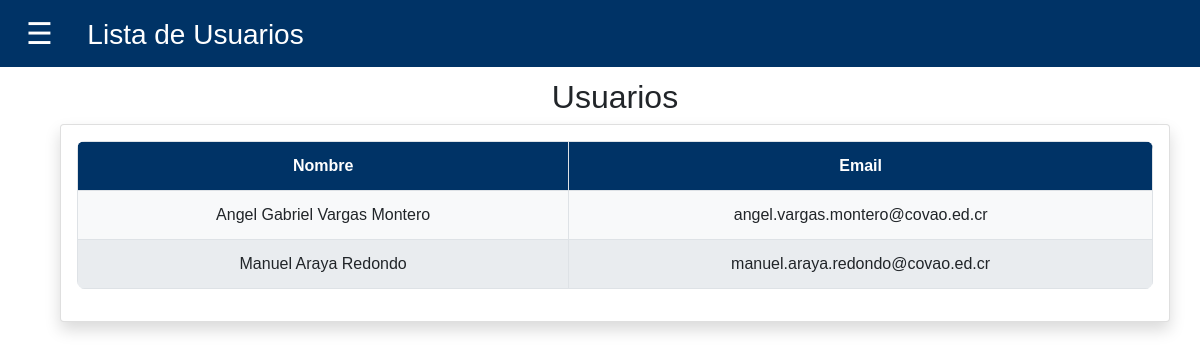
The app's page /admin/detalle_usuario.php (signed in) with its own data.
### tables this page shows
CREATE TABLE `usuarios` (
  `Id` int(11) NOT NULL,
  `email` varchar(50) NOT NULL,
  `password` varchar(255) DEFAULT NULL,
  `rol` enum('admin','cliente') NOT NULL,
  `nombre` varchar(255) DEFAULT NULL
);

### admin/detalle_usuario.php (the view, shortened to what this page needs)
<?php
$host = "localhost";
$user = "root";
$password = "";
$dbname = "votaciones";
$conexion = new mysqli($host, $user, $password, $dbname);
$sql_usuarios = "SELECT id, nombre, email FROM usuarios WHERE rol != 'admin'";
$result_usuarios = $conexion->query($sql_usuarios);
?>
<!DOCTYPE html>
<html lang="es">
<head>
    <link href="https://cdn.jsdelivr.net/npm/bootstrap@5.0.2/dist/css/bootstrap.min.css" rel="stylesheet">
</head>
<body>
    <header>
        <div class="topbar">
            <button class="hamburger-menu" onclick="toggleSidebar()">☰</button>
            <span class="h3 ms-4">Lista de Usuarios</span>
        </div>
    </header>
    <div class="content">
        <h2 class="text-center mt-5">Usuarios</h2>
        <div class="card shadow p-3">
            <table class="table table-bordered text-center">
                <thead>
                    <tr>
                        <th>Nombre</th>
                        <th>Email</th>
                    </tr>
                </thead>
                <tbody>
                    <?php
                    while ($row = $result_usuarios->fetch_assoc()) {
                        echo "<tr>
                                <td>" . htmlspecialchars($row['nombre']) . "</td>
                                <td>" . htmlspecialchars($row['email']) . "</td>
                            </tr>";
                    }
                    ?>
                </tbody>
            </table>
        </div>
    </div>
</body>
</html>

### admin/detalle_usuario.php (style rules this page uses)
body { font-family: 'Arial', sans-serif; margin: 0; padding: 0; }
.table { border-radius: 8px; overflow: hidden; background-color: white; }
.table thead { background-color: #003366; color: white; }
.table th, .table td { padding: 12px; vertical-align: middle; }
.table tbody tr:nth-child(odd) { background-color: #f8f9fa; }
.table tbody tr:nth-child(even) { background-color: #e9ecef; }
.topbar { background-color: #003366; color: white; padding: 10px 20px; position: fixed; top: 0; left: 0; width: 100%; z-index: 1001; }
.topbar .hamburger-menu { font-size: 30px; color: white; background-color: transparent; border: none; cursor: pointer; }
.content { margin-left: 30px; padding: 30px; transition: margin-left 0.3s ease-in-out; }

### records on screen
usuarios: nombre "Angel Gabriel Vargas Montero", email "angel.vargas.montero@covao.ed.cr"
usuarios: nombre "Manuel Araya Redondo", email "manuel.araya.redondo@covao.ed.cr"
